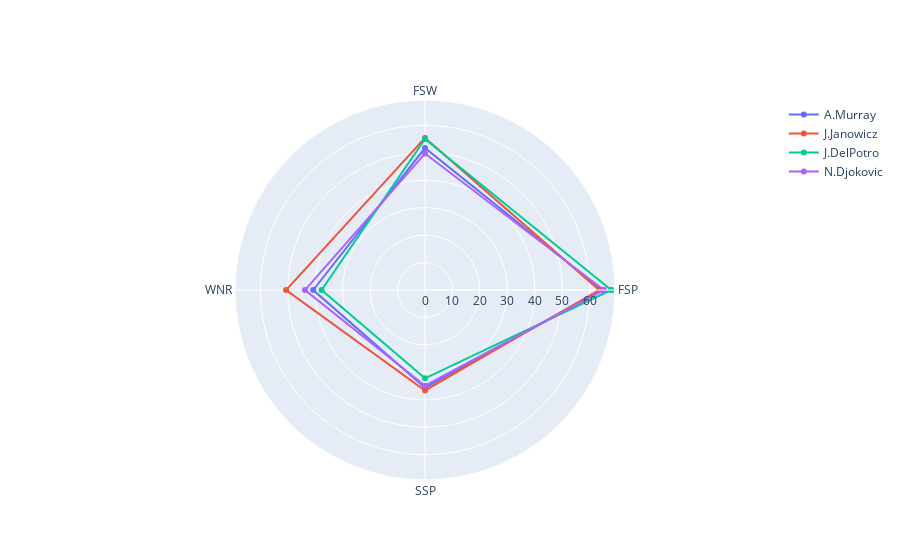

Notebook code for this chart:
### Code cell
#players = ['A.Murray','J.Janowicz','J.DelPotro','N.Djokovic']
df = pd.DataFrame({'FSP':FSP,'FSW':FSW, 'WNR':WNR, 'SSP':SSP, 'FSP2':FSP})
fig = go.Figure()

fig.add_trace(
    go.Scatterpolar(
        theta=['FSP','FSW', 'WNR', 'SSP', 'FSP'],
        r=df.iloc[0],
        name='A.Murray'
    ))

fig.add_trace(
    go.Scatterpolar(
        theta=['FSP','FSW', 'WNR', 'SSP', 'FSP'],
        r=df.iloc[1],
        name='J.Janowicz'
    ))

fig.add_trace(
    go.Scatterpolar(
        theta=['FSP','FSW', 'WNR', 'SSP', 'FSP'],
        r=df.iloc[2],
        name='J.DelPotro'
    ))

fig.add_trace(
    go.Scatterpolar(
        theta=['FSP','FSW', 'WNR', 'SSP', 'FSP'],
        r=df.iloc[3],
        name='N.Djokovic'
    ))

### Figure 1 — Plotly figure (JSON) as saved in the notebook; plotly's stock layout.template omitted (floating-point values rounded to 4 significant figures)
{"data": [{"name": "A.Murray", "r": [64.43, 51.71, 40.71, 35.57, 64.43], "theta": ["FSP", "FSW", "WNR", "SSP", "FSP"], "type": "scatterpolar"}, {"name": "J.Janowicz", "r": [63.4, 55.4, 50.6, 36.6, 63.4], "theta": ["FSP", "FSW", "WNR", "SSP", "FSP"], "type": "scatterpolar"}, {"name": "J.DelPotro", "r": [67.83, 55, 37.67, 32.17, 67.83], "theta": ["FSP", "FSW", "WNR", "SSP", "FSP"], "type": "scatterpolar"}, {"name": "N.Djokovic", "r": [65.14, 49.71, 43.71, 34.86, 65.14], "theta": ["FSP", "FSW", "WNR", "SSP", "FSP"], "type": "scatterpolar"}], "layout": {}}
